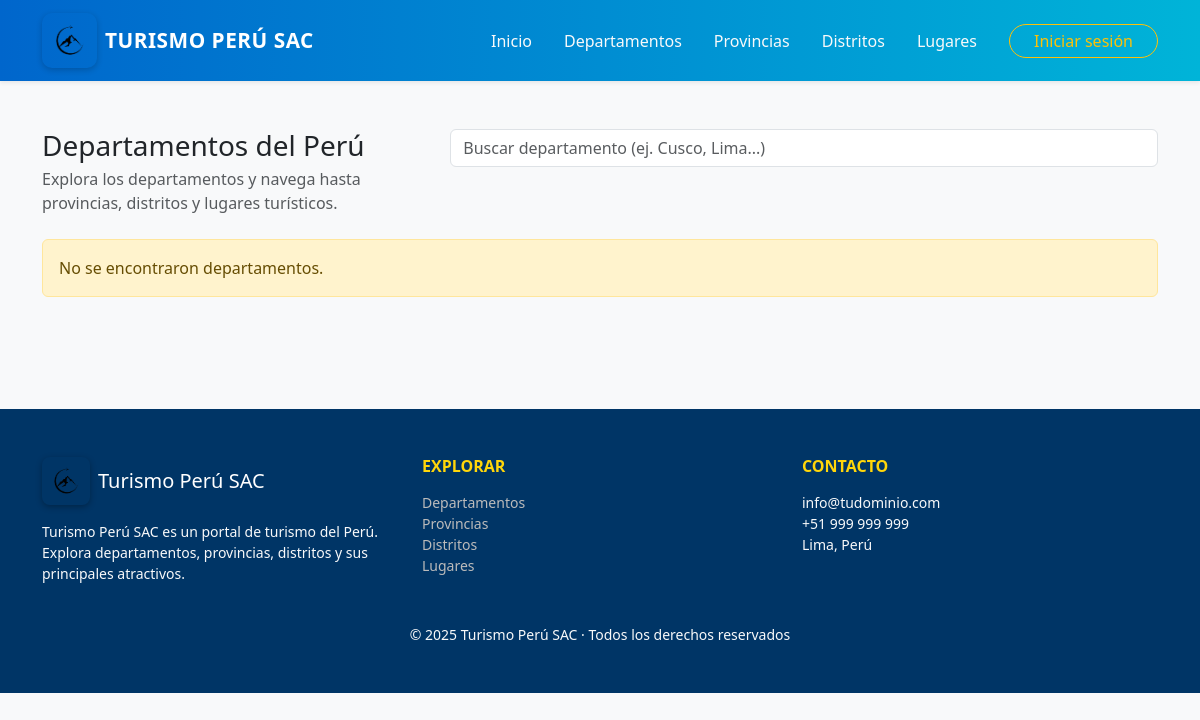
/views/departamentos/listar.php, run on an earlier commit of the app's database.
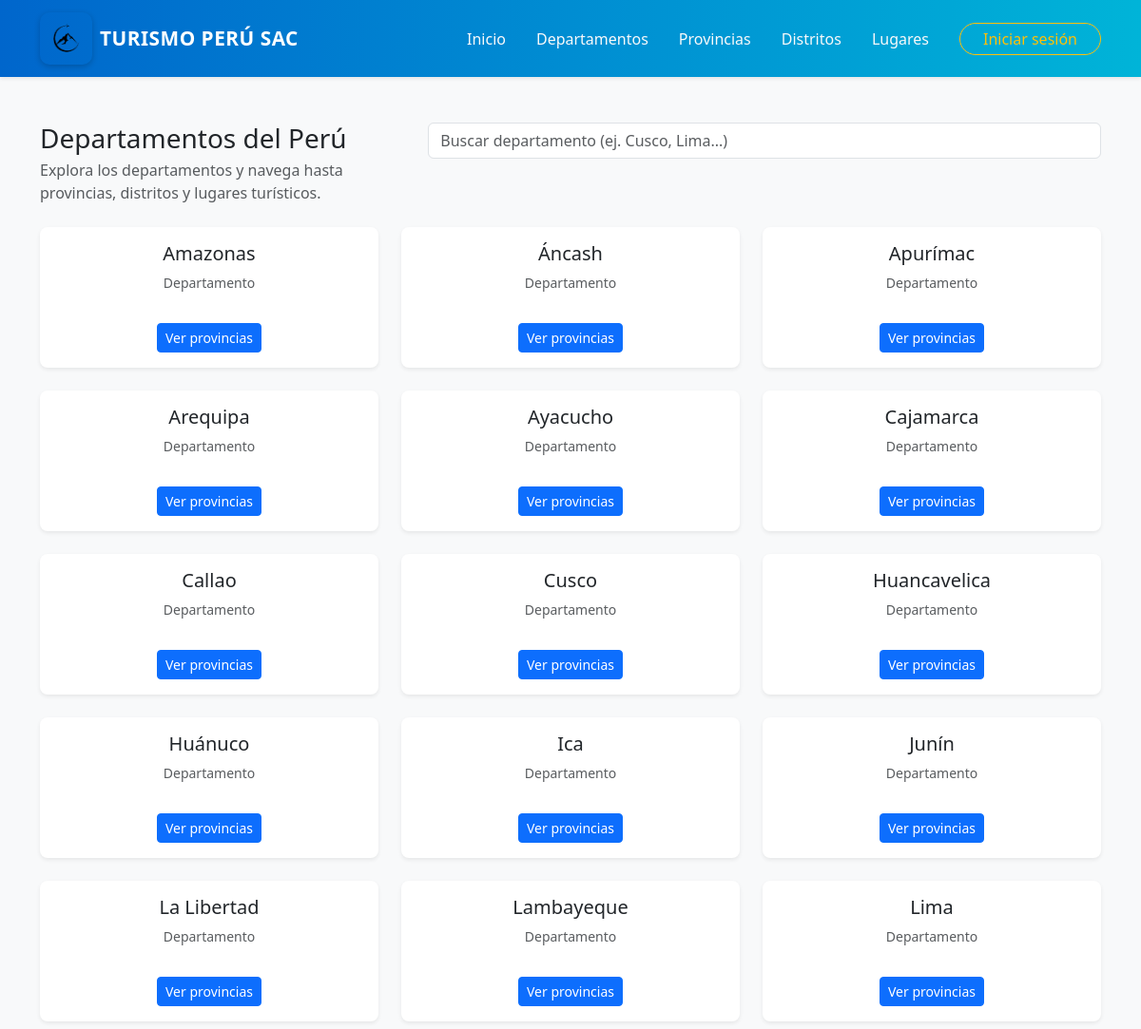
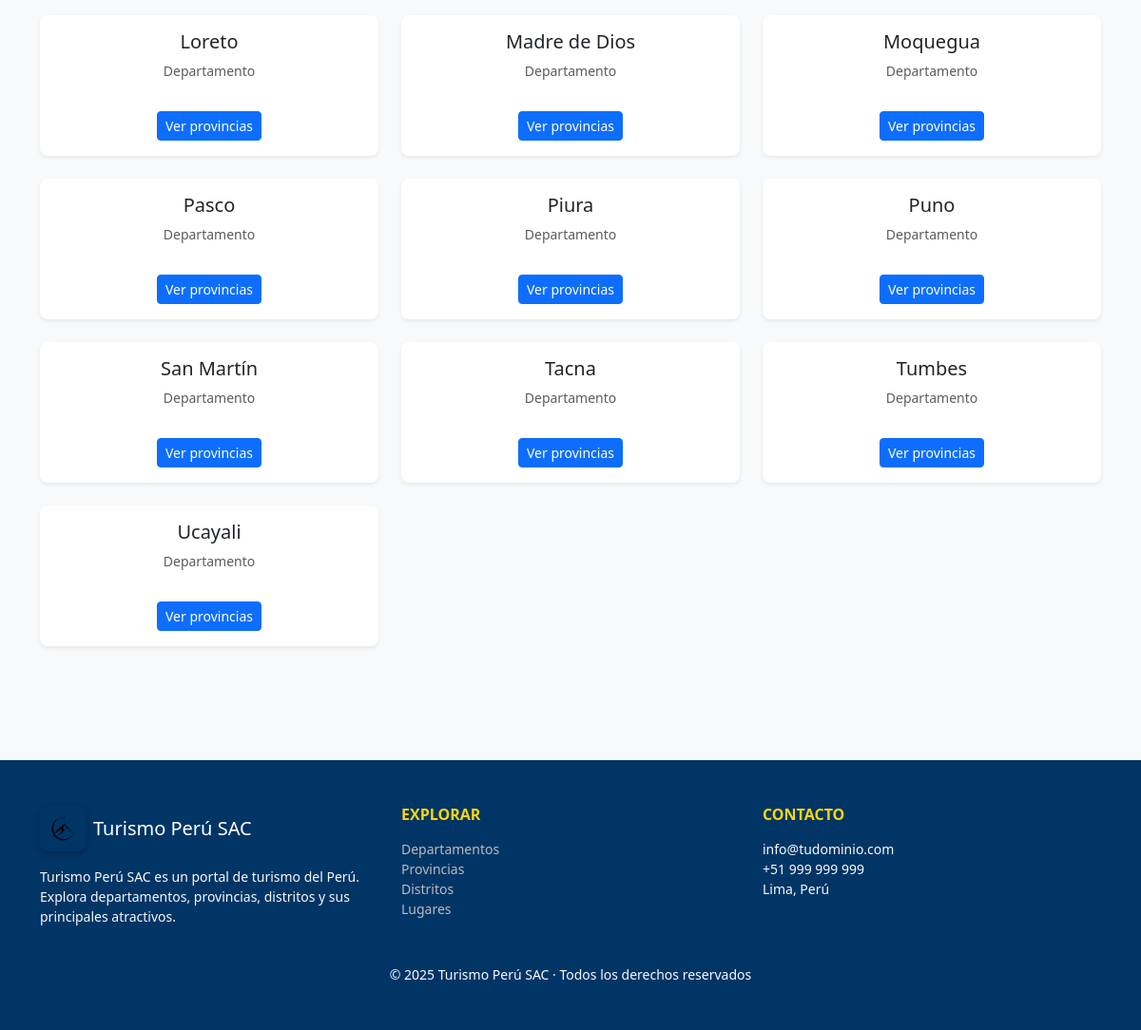
And on a later commit of the database (2 pictures, top to bottom).
### tables this page shows
CREATE TABLE `departamentos` (
  `id_departamento` int(11) NOT NULL,
  `nombre` varchar(100) NOT NULL
);

### config/config.php (called while the page is built, shortened)
<?php
function asset(string $path): string {
    return BASE_URL . '/' . ltrim($path, '/');
}

### models/Departamento.php (called while the page is built, shortened)
<?php
require_once __DIR__ . '/../config/config.php';
class Departamento {
    private $pdo;
    public function __construct() {
        global $pdo;
        $this->pdo = $pdo;
    }
    public function getAll(): array {
        $stmt = $this->pdo->query("SELECT id_departamento, nombre FROM departamentos ORDER BY nombre ASC");
        return $stmt->fetchAll();
    }
}

### views/departamentos/listar.php (the view, shortened to what this page needs)
<?php
require_once __DIR__ . '/../../config/config.php';
require_once __DIR__ . '/../../models/Departamento.php';
require_once view_path('views/templates/header.php');
require_once view_path('views/templates/navbar.php');
$departamentoModel = new Departamento();
$departamentos = $departamentoModel->getAll();
?>
<div class="container py-5">
  <div class="d-flex flex-column flex-md-row justify-content-between align-items-start gap-3 mb-4">
    <div>
      <h1 class="h3 mb-1">Departamentos del Perú</h1>
      <p class="text-muted mb-0">Explora los departamentos y navega hasta provincias, distritos y lugares turísticos.</p>
    </div>
    <div class="w-100 w-md-50">
      <input id="searchInput" class="form-control" placeholder="Buscar departamento (ej. Cusco, Lima...)">
    </div>
  </div>
  <div class="row" id="departamentosList">
    <?php if (empty($departamentos)): ?>
      <div class="col-12">
        <div class="alert alert-warning">No se encontraron departamentos.</div>
      </div>
    <?php else: ?>
      <?php foreach ($departamentos as $dep): ?>
        <div class="col-12 col-md-4 mb-4 departamento-card" data-name="<?= htmlspecialchars(mb_strtolower($dep['nombre'])) ?>">
          <div class="card h-100 shadow-sm border-0 rounded-3">
            <div class="card-body d-flex flex-column justify-content-between text-center">
              <div>
                <h5 class="card-title mb-2"><?= htmlspecialchars($dep['nombre']) ?></h5>
                <p class="small text-muted mb-3">Departamento</p>
              </div>
              <div class="mt-3">
                <a href="<?= BASE_URL ?>/views/provincias/listar.php?departamento_id=<?= intval($dep['id_departamento']) ?>" class="btn btn-primary btn-sm">Ver provincias</a>
              </div>
            </div>
          </div>
        </div>
      <?php endforeach; ?>
    <?php endif; ?>
  </div>
</div>
<?php
require_once view_path('views/templates/footer.php');
?>

### views/templates/header.php (shortened to what this page needs)
<?php
require_once __DIR__ . '/../../config/config.php';
?>
<!doctype html>
<html lang="es">
<head>
  <link rel="stylesheet" href="<?= asset('assets/css/bootstrap.min.css') ?>">
  <link rel="stylesheet" href="<?= asset('assets/css/style.css') ?>">
</head>
<body class="bg-light">

### views/templates/navbar.php (shortened to what this page needs)
<?php require_once __DIR__ . '/../../config/config.php'; ?>
<nav class="navbar navbar-expand-lg navbar-dark navbar-custom sticky-top shadow-sm">
  <div class="container">
    <a class="navbar-brand d-flex align-items-center gap-2" href="<?= BASE_URL ?>/index.php">
      <img src="<?= asset('assets/img/logo.png') ?>" alt="Logo" class="logo-navbar">
      <span><?= APP_NAME ?></span>
    </a>
    <div class="collapse navbar-collapse" id="mainNav">
      <ul class="navbar-nav ms-auto align-items-lg-center gap-lg-3">
        <li class="nav-item"><a class="nav-link" href="<?= BASE_URL ?>/index.php">Inicio</a></li>
        <li class="nav-item"><a class="nav-link" href="<?= BASE_URL ?>/views/departamentos/listar.php">Departamentos</a></li>
        <li class="nav-item"><a class="nav-link" href="<?= BASE_URL ?>/views/provincias/listar.php">Provincias</a></li>
        <li class="nav-item"><a class="nav-link" href="<?= BASE_URL ?>/views/distritos/listar.php">Distritos</a></li>
        <li class="nav-item"><a class="nav-link" href="<?= BASE_URL ?>/views/lugares/listar.php">Lugares</a></li>
      </ul>
      <ul class="navbar-nav ms-lg-4 align-items-lg-center">
        <?php if (!isset($_SESSION['admin_id'])): ?>
          <li class="nav-item">
            <a class="btn btn-outline-warning rounded-pill px-4 py-1" href="<?= BASE_URL ?>/views/admin/login.php">
              Iniciar sesión
            </a>
          </li>
        <?php endif; ?>
      </ul>
    </div>
  </div>
</nav>

### views/templates/footer.php (shortened to what this page needs)
<?php require_once __DIR__ . '/../../config/config.php'; ?>
<footer class="footer-custom mt-5">
  <div class="container py-5">
    <div class="row g-4">
      <div class="col-12 col-md-4">
        <div class="d-flex align-items-center gap-2 mb-3">
          <img src="<?= asset('assets/img/logo.png') ?>" alt="Logo" class="logo-footer">
          <h5 class="m-0 text-white"><?= APP_NAME ?></h5>
        </div>
        <p class="small text-light">
          <?= APP_NAME ?> es un portal de turismo del Perú. Explora departamentos, provincias, distritos y sus principales atractivos.
        </p>
      </div>
      <div class="col-6 col-md-4">
        <h6 class="text-uppercase text-footer mb-3">Explorar</h6>
        <ul class="list-unstyled small">
          <li><a class="footer-link" href="<?= BASE_URL ?>/views/departamentos/listar.php">Departamentos</a></li>
          <li><a class="footer-link" href="<?= BASE_URL ?>/views/provincias/listar.php">Provincias</a></li>
          <li><a class="footer-link" href="<?= BASE_URL ?>/views/distritos/listar.php">Distritos</a></li>
          <li><a class="footer-link" href="<?= BASE_URL ?>/views/lugares/listar.php">Lugares</a></li>
        </ul>
      </div>
      <div class="col-6 col-md-4">
        <h6 class="text-uppercase text-footer mb-3">Contacto</h6>
        <ul class="list-unstyled small text-light">
          <li><i class="bi bi-envelope"></i> info@tudominio.com</li>
          <li><i class="bi bi-telephone"></i> +51 999 999 999</li>
          <li><i class="bi bi-geo-alt"></i> Lima, Perú</li>
        </ul>
      </div>
    </div>
    <div class="text-center mt-4">
      <p class="small text-light mb-0">© <?= date('Y') ?> <?= APP_NAME ?> · Todos los derechos reservados</p>
    </div>
  </div>
</footer>
</body>
</html>

### assets/css/style.css (style rules this page uses)
:root { --brand: #0d6efd; --brand-dark: #0b5ed7; --bg-soft: #f8f9fa; }
body { font-family: system-ui, -apple-system, "Segoe UI", Roboto, "Helvetica Neue", Arial, "Noto Sans", "Liberation Sans", sans-serif; }
.navbar-brand img { border-radius: 10px; }
.navbar-custom { background: linear-gradient(90deg, #0066cc, #00b4d8) !important; }
.navbar-brand { font-weight: 700; font-size: 1.3rem; color: #fff !important; text-transform: uppercase; letter-spacing: 0.5px; }
.logo-navbar { width: 55px; height: auto; border-radius: 10px; box-shadow: 0 2px 6px rgba(0,0,0,0.2); }
.navbar .nav-link { color: #f8f9fa !important; font-weight: 500; transition: all 0.3s ease; }
.footer-custom { background: #003566; color: #ddd; }
.text-footer { color: #ffd60a; font-weight: 600; }
.footer-link { color: #bbb; text-decoration: none; transition: color 0.3s ease; }
.logo-footer { width: 48px; height: auto; border-radius: 8px; box-shadow: 0 2px 6px rgba(0,0,0,0.3); }

What changed in the data, as far as the page shows it:
added departamentos: nombre "Amazonas"
added departamentos: nombre "Áncash"
added departamentos: nombre "Apurímac"
added departamentos: nombre "Arequipa"
added departamentos: nombre "Ayacucho"
added departamentos: nombre "Cajamarca"
added departamentos: nombre "Callao"
added departamentos: nombre "Cusco"
added departamentos: nombre "Huancavelica"
added departamentos: nombre "Huánuco"
added departamentos: nombre "Ica"
added departamentos: nombre "Junín"
added departamentos: nombre "La Libertad"
added departamentos: nombre "Lambayeque"
added departamentos: nombre "Lima"
added departamentos: nombre "Loreto"
added departamentos: nombre "Madre de Dios"
added departamentos: nombre "Moquegua"
added departamentos: nombre "Pasco"
added departamentos: nombre "Piura"
added departamentos: nombre "Puno"
added departamentos: nombre "San Martín"
added departamentos: nombre "Tacna"
added departamentos: nombre "Tumbes"
added departamentos: nombre "Ucayali"
Also different on the page:
text no longer shown: "No se encontraron departamentos."
